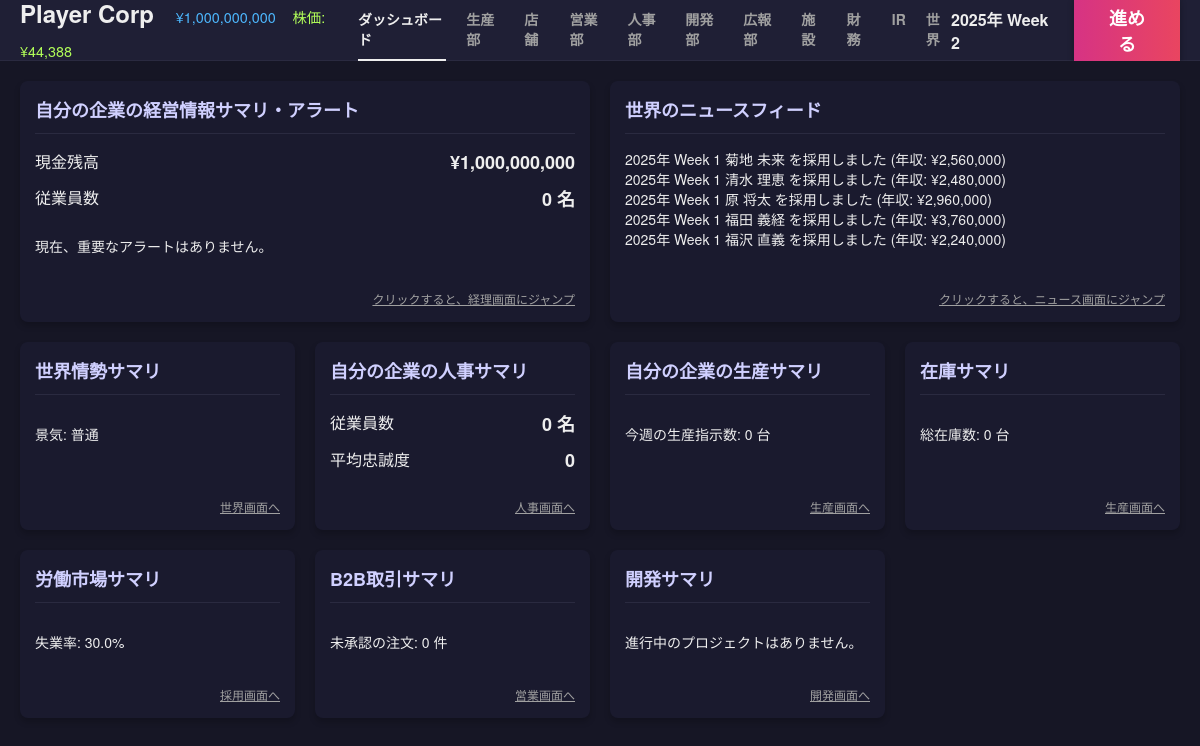
The page / on the database its author committed.
### tables this page shows
CREATE TABLE companies (
            id INTEGER PRIMARY KEY AUTOINCREMENT,
            name TEXT,
            type TEXT, -- 'player', 'npc_maker', 'npc_retail', 'system_supplier'
            funds INTEGER,
            brand_power REAL DEFAULT 0,
            industry TEXT DEFAULT 'automotive',
            credit_rating INTEGER DEFAULT 50,
            dev_knowhow REAL DEFAULT 0,
            borrowing_limit INTEGER DEFAULT 0,
            is_active BOOLEAN DEFAULT 1,
            -- Supplier Traits
            trait_material_score REAL DEFAULT 3.0,
            trait_cost_multiplier REAL DEFAULT 1.0,
            part_category TEXT, -- 'engine', 'body', etc. for system_supplier
            
            -- Stock info
            listing_status TEXT DEFAULT 'private', -- 'private', 'public'
            stock_price INTEGER DEFAULT 50000,
            outstanding_shares INTEGER DEFAULT 20000,
            market_cap INTEGER DEFAULT 1000000000
        );

CREATE TABLE news_logs (
            id INTEGER PRIMARY KEY AUTOINCREMENT,
            week INTEGER,
            company_id INTEGER,
            message TEXT,
            type TEXT -- 'info', 'warning', 'error', 'market'
        );

### app.py (the view)
@app.route('/')
def dashboard():
    player = get_player_company()
    if not player:
        return "Player company not found. Please run seed.py first."
    current_week = sim.get_current_week()
    funds = player['funds']
    emp_count = db.fetch_one("SELECT COUNT(*) as cnt FROM npcs WHERE company_id = ?", (player['id'],))['cnt']
    avg_loyalty_res = db.fetch_one("SELECT AVG(loyalty) as val FROM npcs WHERE company_id = ?", (player['id'],))
    avg_loyalty = avg_loyalty_res['val'] if avg_loyalty_res and avg_loyalty_res['val'] else 0
    alerts = []
    if funds < 0:
        alerts.append("資金がマイナスです！倒産の危機です。")
    pending_orders = db.fetch_one("SELECT COUNT(*) as cnt FROM b2b_orders WHERE seller_id = ? AND status = 'pending'", (player['id'],))['cnt']
    if pending_orders > 0:
        alerts.append(f"未承認の注文が {pending_orders} 件あります。「営業」画面で確認してください。")
    news = db.fetch_all("SELECT * FROM news_logs WHERE week = ? ORDER BY id DESC LIMIT 5", (current_week - 1,))
    game_state = db.fetch_one("SELECT economic_index FROM game_state")
    economic_status = "好景気" if game_state['economic_index'] > 1.1 else "不景気" if game_state['economic_index'] < 0.9 else "普通"
    total_npcs = db.fetch_one("SELECT COUNT(*) as cnt FROM npcs")['cnt']
    unemployed_npcs = db.fetch_one("SELECT COUNT(*) as cnt FROM npcs WHERE company_id IS NULL")['cnt']
    unemployment_rate = (unemployed_npcs / total_npcs) * 100 if total_npcs > 0 else 0
    prod_stats = db.fetch_one("SELECT production_ordered FROM weekly_stats WHERE week = ? AND company_id = ?", (current_week, player['id']))
    production_this_week = prod_stats['production_ordered'] if prod_stats else 0
    developing_project = db.fetch_one("SELECT name FROM product_designs WHERE company_id = ? AND status = 'developing'", (player['id'],))
    inventory_details = db.fetch_all("""
        SELECT d.name as product_name, i.quantity
        FROM inventory i JOIN product_designs d ON i.design_id = d.id
        WHERE i.company_id = ? AND i.quantity > 0
        ORDER BY i.quantity DESC
    """, (player['id'],))
    total_inventory = sum(item['quantity'] for item in inventory_details)
    dashboard_data = {
        "funds": funds,
        "emp_count": emp_count,
        "avg_loyalty": avg_loyalty,
        "alerts": alerts,
        "news": news,
        "economic_status": economic_status,
        "unemployment_rate": unemployment_rate,
        "production_this_week": production_this_week,
        "developing_project": developing_project,
        "pending_orders": pending_orders,
        "total_inventory": total_inventory,
        "inventory_details": inventory_details
    }
    return render_template('dashboard.html', **dashboard_data)

### app.py (called while the page is built)
def get_player_company():
    res = db.fetch_one("SELECT * FROM companies WHERE type = 'player' LIMIT 1")
    return res

@app.context_processor
def inject_common_data():
    player = get_player_company()
    game_state = db.fetch_one("SELECT * FROM game_state")
    current_week = game_state['week'] if game_state else 0
    year = 2025 + (current_week - 1) // 52
    week_of_year = (current_week - 1) % 52 + 1
    date_str = f"{year}年 Week {week_of_year}"
    header_caps = None
    if player:
        header_caps = sim.calculate_capabilities(player['id'])
    return dict(
        player=player,
        current_week=current_week,
        date_str=date_str,
        active_page=request.endpoint,
        header_caps=header_caps,
        npc_scale=gb.NPC_SCALE_FACTOR
    )

@app.template_filter('format_week')
def format_week_filter(week):
    if week is None: return "-"
    try:
        week = int(week)
    except:
        return week
    year = 2025 + (week - 1) // 52
    week_of_year = (week - 1) % 52 + 1
    return f"{year}年 Week {week_of_year}"

### database.py (called while the page is built)
    def get_connection(self):
        if hasattr(self._local, 'connection') and self._local.connection:
            return self._local.connection, False  # (conn, should_close)
        conn = sqlite3.connect(self.db_path)
        conn.row_factory = sqlite3.Row
        return conn, True

    def fetch_one(self, query, params=()):
        conn, should_close = self.get_connection()
        try:
            cursor = conn.cursor()
            cursor.execute(query, params)
            result = cursor.fetchone()
            return result
        finally:
            if should_close:
                conn.close()

    def fetch_all(self, query, params=()):
        conn, should_close = self.get_connection()
        try:
            cursor = conn.cursor()
            cursor.execute(query, params)
            result = cursor.fetchall()
            return result
        finally:
            if should_close:
                conn.close()

### simulation.py (called while the page is built)
    def get_current_week(self):
        res = db.fetch_one("SELECT week FROM game_state")
        return res['week'] if res else 0

### templates/dashboard.html (shortened to what this page needs)
{% extends "base.html" %}
{% block content %}
<div class="dashboard-grid">
    <div class="card card-large">
        <div class="card-header">
            <h2>自分の企業の経営情報サマリ・アラート</h2>
        </div>
        <div class="card-body">
            <div class="stat-row">
                <span class="label">現金残高</span>
                <span class="value">¥{{ "{:,}".format(funds|int) }}</span>
            </div>
            <div class="stat-row">
                <span class="label">従業員数</span>
                <span class="value">{{ emp_count }} 名</span>
            </div>
            {% if alerts %}
            <div class="alert-box">
                {% for alert in alerts %}
                <p class="alert-text">⚠ {{ alert }}</p>
                {% endfor %}
            </div>
            {% else %}
            <p class="text-muted">現在、重要なアラートはありません。</p>
            {% endif %}
            <div class="card-footer">
                <a href="{{ url_for('sales') }}" class="link-text">クリックすると、経理画面にジャンプ</a>
            </div>
        </div>
    </div>
    <div class="card card-large">
        <div class="card-header">
            <h2>世界のニュースフィード</h2>
        </div>
        <div class="card-body">
            <ul class="news-list">
                {% for item in news %}
                <li class="news-item">
                    <span class="news-date">{{ item.week | format_week }}</span>
                    <span class="news-content">{{ item.message }}</span>
                </li>
                {% else %}
                <li class="news-item">ニュースはありません。</li>
                {% endfor %}
            </ul>
            <div class="card-footer">
                <a href="{{ url_for('world') }}" class="link-text">クリックすると、ニュース画面にジャンプ</a>
            </div>
        </div>
    </div>
    <div class="card">
        <div class="card-header">
            <h2>世界情勢サマリ</h2>
        </div>
        <div class="card-body">
            <p>景気: {{ economic_status }}</p>
            <div class="card-footer">
                <a href="{{ url_for('world') }}" class="link-text">世界画面へ</a>
            </div>
        </div>
    </div>
    <div class="card">
        <div class="card-header">
            <h2>自分の企業の人事サマリ</h2>
        </div>
        <div class="card-body">
            <div class="stat-row">
                <span class="label">従業員数</span>
                <span class="value">{{ emp_count }} 名</span>
            </div>
            <div class="stat-row">
                <span class="label">平均忠誠度</span>
                <span class="value">{{ avg_loyalty|int }}</span>
            </div>
            <div class="card-footer">
                <a href="{{ url_for('hr') }}" class="link-text">人事画面へ</a>
            </div>
        </div>
    </div>
    <div class="card">
        <div class="card-header">
            <h2>自分の企業の生産サマリ</h2>
        </div>
        <div class="card-body">
            <p>今週の生産指示数: {{ production_this_week }} 台</p>
            <div class="card-footer">
                <a href="{{ url_for('production') }}" class="link-text">生産画面へ</a>
            </div>
        </div>
    </div>
    <div class="card">
        <div class="card-header">
            <h2>在庫サマリ</h2>
        </div>
        <div class="card-body">
            <p>総在庫数: {{ "{:,}".format(total_inventory) }} 台</p>
            <div class="card-footer">
                <a href="{{ url_for('production') }}" class="link-text">生産画面へ</a>
            </div>
        </div>
    </div>
    <div class="card">
        <div class="card-header">
            <h2>労働市場サマリ</h2>
        </div>
        <div class="card-body">
            <p>失業率: {{ "%.1f"|format(unemployment_rate) }}%</p>
            <div class="card-footer">
                <a href="{{ url_for('hr') }}" class="link-text">採用画面へ</a>
            </div>
        </div>
    </div>
    <div class="card">
        <div class="card-header">
            <h2>B2B取引サマリ</h2>
        </div>
        <div class="card-body">
            <p>未承認の注文: {{ pending_orders }} 件</p>
            <div class="card-footer">
                <a href="{{ url_for('sales') }}" class="link-text">営業画面へ</a>
            </div>
        </div>
    </div>
    <div class="card">
        <div class="card-header">
            <h2>開発サマリ</h2>
        </div>
        <div class="card-body">
            {% if developing_project %}
            <p>進行中: {{ developing_project.name }}</p>
            {% else %}
            <p>進行中のプロジェクトはありません。</p>
            {% endif %}
            <div class="card-footer">
                <a href="{{ url_for('dev') }}" class="link-text">開発画面へ</a>
            </div>
        </div>
    </div>
</div>
{% endblock %}

### templates/base.html (shortened to what this page needs)
<!DOCTYPE html>
<html lang="ja">
<head>
    <link rel="stylesheet" href="{{ url_for('static', filename='css/style.css') }}">
</head>
<body>
    <div class="app-container">
        <header class="top-bar">
            <div class="logo-area tooltip-container">
                <h1>
                    {% if player %}
                    <span style="font-size: 0.6em; color: #4db8ff; margin-left: 15px; font-weight: normal;">¥{{ "{:,}".format(player.funds|int) }}</span>
                    {% if player.stock_price %}
                    <span style="font-size: 0.6em; color: #b2ff59; margin-left: 10px; font-weight: normal;">株価: ¥{{ "{:,}".format(player.stock_price) }}</span>
                    {% endif %}
                    {% endif %}
                </h1>
            </div>
            <nav class="top-nav">
                <a href="{{ url_for('dashboard') }}" class="{{ 'active' if active_page == 'dashboard' else '' }}">ダッシュボード</a>
                <a href="{{ url_for('production') }}" class="{{ 'active' if active_page == 'production' else '' }}">生産部</a>
                <a href="{{ url_for('store') }}" class="{{ 'active' if active_page == 'store' else '' }}">店舗</a>
                <a href="{{ url_for('sales') }}" class="{{ 'active' if active_page == 'sales' else '' }}">営業部</a>
                <a href="{{ url_for('hr') }}" class="{{ 'active' if active_page == 'hr' else '' }}">人事部</a>
                <a href="{{ url_for('dev') }}" class="{{ 'active' if active_page == 'dev' else '' }}">開発部</a>
                <a href="{{ url_for('pr') }}" class="{{ 'active' if active_page == 'pr' else '' }}">広報部</a>
                <a href="{{ url_for('facility') }}" class="{{ 'active' if active_page == 'facility' else '' }}">施設</a>
                <a href="{{ url_for('finance') }}" class="{{ 'active' if active_page == 'finance' else '' }}">財務</a>
                <a href="{{ url_for('ir') }}" class="{{ 'active' if active_page == 'ir' else '' }}">IR</a>
                <a href="{{ url_for('world') }}" class="{{ 'active' if active_page == 'world' else '' }}">世界</a>
            </nav>
            <div class="action-area">
                <div class="date-display">{{ date_str }}</div>
                <form action="{{ url_for('next_week') }}" method="post">
                    <button type="submit" class="btn-next-week">進める</button>
                </form>
            </div>
        </header>
        <main class="main-content">
            {% block content %}{% endblock %}
        </main>
    </div>
</body>
</html>

### static/css/style.css (style rules this page uses)
:root { --bg-dark: #161625; --bg-panel: #1a1a2e; --bg-header: #1f1f35; --accent-pink: #e94560; --accent-blue: #0f3460; --text-main: #eeeeee; --text-muted: #a0a0a0; --border-color: #2a2a40; --font-family: "Helvetica Neue", Arial, "Hiragino Kaku Gothic ProN", "Hiragino Sans", Meiryo, sans-serif; }
body { margin: 0; padding: 0; background-color: var(--bg-dark); color: var(--text-main); font-family: var(--font-family); font-size: 14px; overflow: hidden; }
a { text-decoration: none; color: inherit; }
ul { list-style: none; padding: 0; margin: 0; }
.app-container { display: flex; flex-direction: column; height: 100vh; }
.top-bar { height: 60px; background-color: var(--bg-header); display: flex; align-items: center; padding: 0 20px; border-bottom: 1px solid var(--border-color); justify-content: space-between; }
.logo-area h1 { font-size: 24px; font-weight: bold; margin: 0; }
.top-nav { display: flex; gap: 20px; }
.top-nav a { color: var(--text-muted); font-weight: bold; padding: 10px 0; border-bottom: 3px solid transparent; transition: all 0.2s; }
.top-nav a:hover, .top-nav a.active { color: var(--text-main); border-bottom-color: var(--text-main); }
.action-area { display: flex; align-items: center; gap: 20px; }
.date-display { font-size: 16px; font-weight: bold; }
.btn-next-week { background: linear-gradient(90deg, #d63384, #e94560); color: white; border: none; padding: 10px 30px; border-radius: 5px; font-size: 18px; font-weight: bold; cursor: pointer; box-shadow: 0 4px 6px rgba(0,0,0,0.3); transition: transform 0.1s; }
.main-content { flex: 1; padding: 20px; overflow-y: auto; background-color: var(--bg-dark); }
.dashboard-grid { display: grid; grid-template-columns: repeat(4, 1fr); gap: 20px; }
.card { background-color: var(--bg-panel); border-radius: 8px; padding: 15px; box-shadow: 0 4px 6px rgba(0,0,0,0.2); display: flex; flex-direction: column; }
.card-large { grid-column: span 2; }
.card-header h2 { font-size: 18px; color: #d0d0ff; margin-top: 0; margin-bottom: 15px; border-bottom: 1px solid var(--border-color); padding-bottom: 10px; }
.card-body { flex: 1; display: flex; flex-direction: column; gap: 10px; }
.stat-row { display: flex; justify-content: space-between; font-size: 16px; }
.stat-row .value { font-weight: bold; font-size: 18px; }
.card-footer { margin-top: auto; padding-top: 10px; font-size: 12px; text-align: right; }
.link-text { color: var(--text-muted); text-decoration: underline; }
.tooltip-container { position: relative; cursor: help; }

### rows shown on the page
companies: funds "1,000,000,000", stock_price "44,388"
news_logs: week "2025年 Week 1", message "菊地 未来 を採用しました (年収: ¥2,560,000)"
news_logs: week "2025年 Week 1", message "清水 理恵 を採用しました (年収: ¥2,480,000)"
news_logs: week "2025年 Week 1", message "原 将太 を採用しました (年収: ¥2,960,000)"
news_logs: week "2025年 Week 1", message "福田 義経 を採用しました (年収: ¥3,760,000)"
news_logs: week "2025年 Week 1", message "福沢 直義 を採用しました (年収: ¥2,240,000)"

### other values the page prints
{{ date_str }} "2025年 Week 2"
{{ emp_count }} "0"
{{ economic_status }} "普通"
{{ avg_loyalty|int }} "0"
{{ production_this_week }} "0"
{{ "{:,}".format(total_inventory) }} "0"
{{ "%.1f"|format(unemployment_rate) }} "30.0"
{{ pending_orders }} "0"
